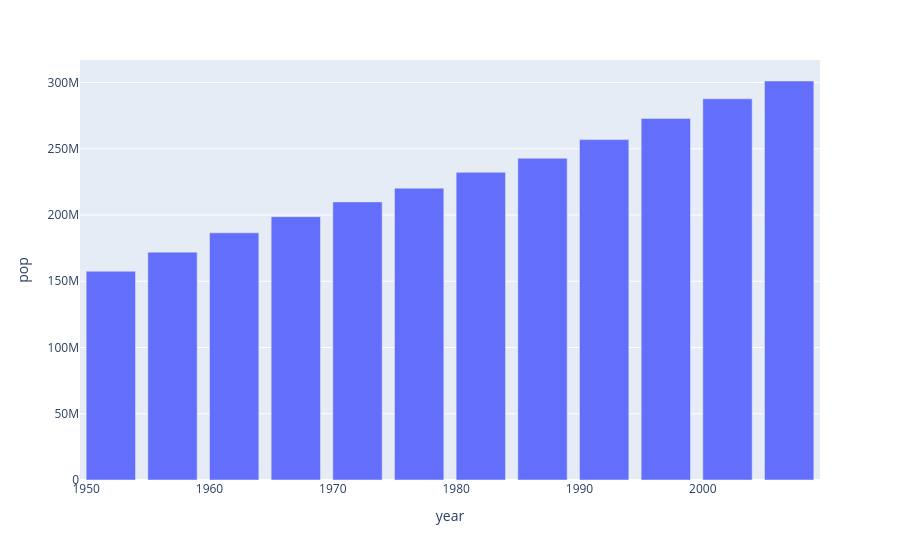

Notebook code for this chart:
### Markdown cell above
**Bar**

### Code cell
px.bar(df_us, x='year', y='pop')

### Figure 1 — Plotly figure (JSON) as saved in the notebook; plotly's stock layout.template omitted (floating-point values rounded to 4 significant figures)
{"data": [{"hovertemplate": "year=%{x}<br>pop=%{y}<extra></extra>", "legendgroup": "", "marker": {"color": "#636efa", "pattern": {"shape": ""}}, "name": "", "orientation": "v", "showlegend": false, "textposition": "auto", "type": "bar", "x": [1952, 1957, 1962, 1967, 1972, 1977, 1982, 1987, 1992, 1997, 2002, 2007], "xaxis": "x", "y": [157553000, 171984000, 186538000, 198712000, 209896000, 220239000, 232187835, 242803533, 256894189, 272911760, 287675526, 301139947], "yaxis": "y"}], "layout": {"barmode": "relative", "legend": {"tracegroupgap": 0}, "margin": {"t": 60}, "xaxis": {"anchor": "y", "domain": [0, 1], "title": {"text": "year"}}, "yaxis": {"anchor": "x", "domain": [0, 1], "title": {"text": "pop"}}}}
